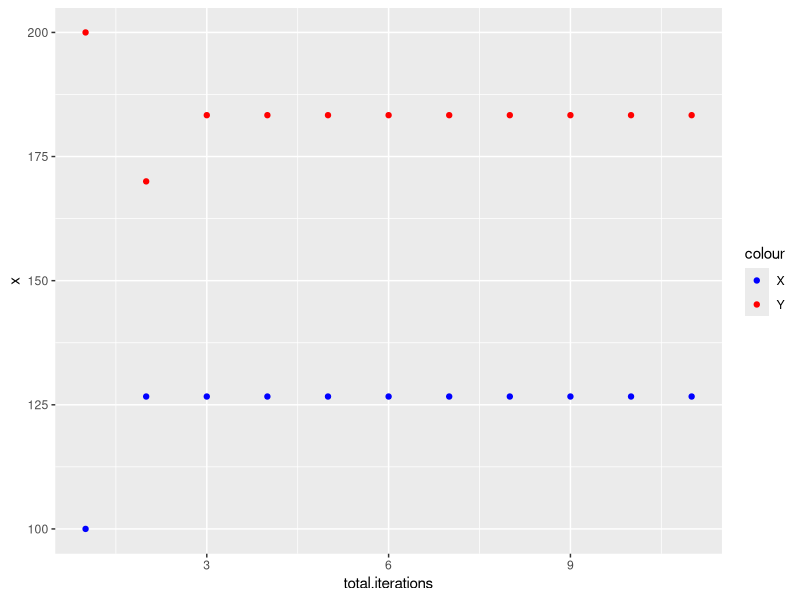
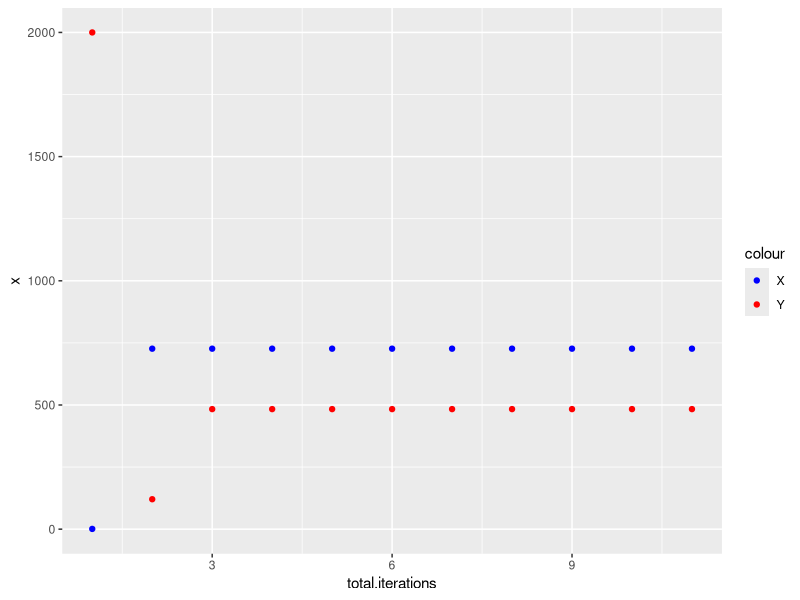
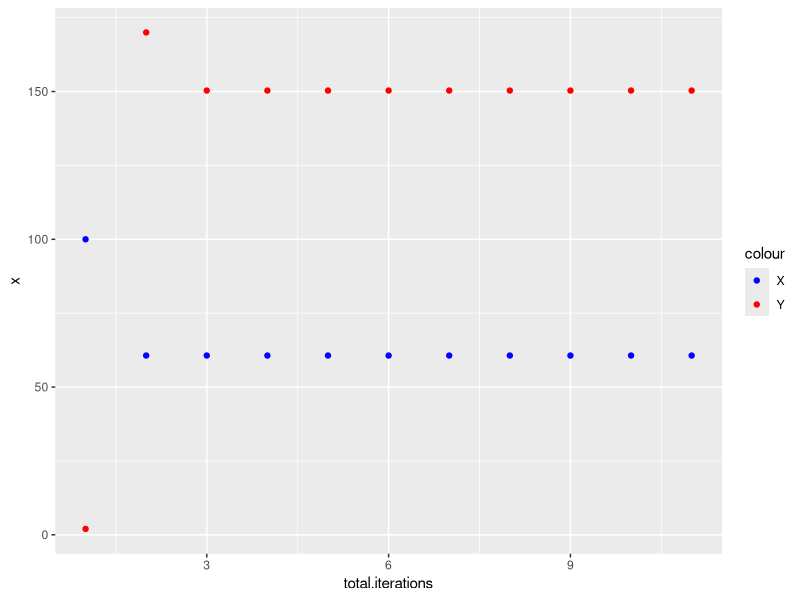
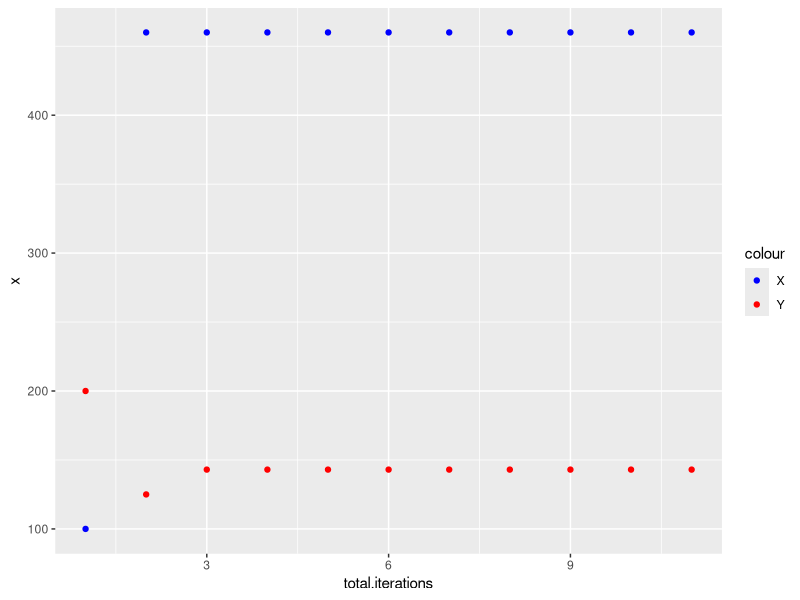
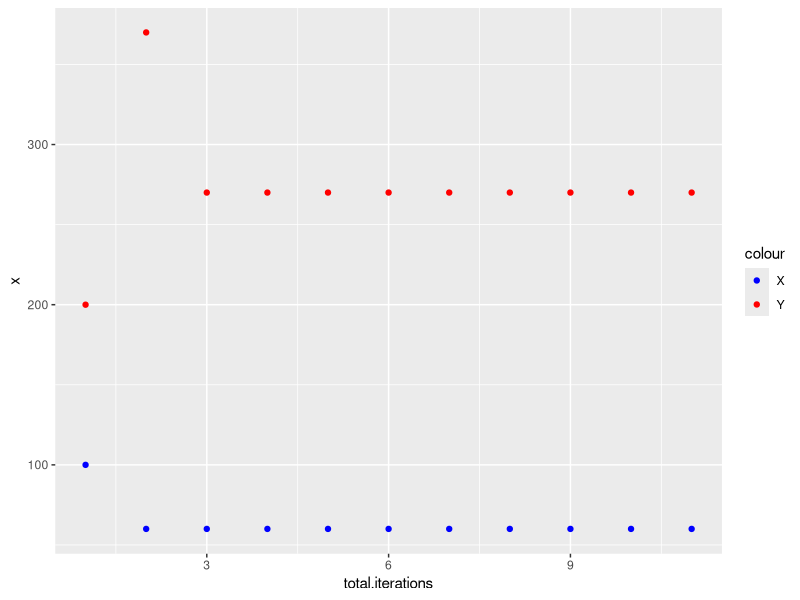

Write the R code that produced these figures, in order.
## ---- chunk 1
library(ggplot2)
## ---- chunk 2
y.func <- function(x){return(120 + 0.5 * x)}
x.func <- function(y){return(60 + (1/3) * y)}
## ---- chunk 3
iterations = 10

x = 100
y = 200
## ---- chunk 4

for  (i in 1:iterations){
  y.new <- y.func(x[i])
  y <- c(y, y.new)
  
  x.new <- x.func(y[1])
  x <- c(x, x.new)
}
## ---- chunk 5
total.iterations <- 1:(iterations + 1)
results.set.2 <- as.data.frame(cbind(total.iterations, x, y))
## ---- chunk 6
ggplot(data = results.set.2) + 
  geom_point(aes(x = total.iterations, y = x, color = "X")) + 
  geom_point(aes(x = total.iterations, y = y, color = "Y")) + 
  scale_color_manual(values = c("X" = "blue","Y" = "red"))
## ---- chunk 7
iterations = 10

x = 1
y = 2000
## ---- chunk 8

for  (i in 1:iterations){
  y.new <- y.func(x[i])
  y <- c(y, y.new)
  
  x.new <- x.func(y[1])
  x <- c(x, x.new)
}
## ---- chunk 9
total.iterations <- 1:(iterations + 1)
results.set.2 <- as.data.frame(cbind(total.iterations, x, y))
## ---- chunk 10
ggplot(data = results.set.2) + 
  geom_point(aes(x = total.iterations, y = x, color = "X")) + 
  geom_point(aes(x = total.iterations, y = y, color = "Y")) + 
  scale_color_manual(values = c("X" = "blue","Y" = "red"))
## ---- chunk 11
iterations = 10

x = 100
y = 2
## ---- chunk 12

for  (i in 1:iterations){
  y.new <- y.func(x[i])
  y <- c(y, y.new)
  
  x.new <- x.func(y[1])
  x <- c(x, x.new)
}
## ---- chunk 13
total.iterations <- 1:(iterations + 1)
results.set.2 <- as.data.frame(cbind(total.iterations, x, y))
## ---- chunk 14
ggplot(data = results.set.2) + 
  geom_point(aes(x = total.iterations, y = x, color = "X")) + 
  geom_point(aes(x = total.iterations, y = y, color = "Y")) + 
  scale_color_manual(values = c("X" = "blue","Y" = "red"))
## ---- chunk 15
y.func <- function(x){return(120 + 0.05 * x)}
x.func <- function(y){return(60 + (2) * y)}
## ---- chunk 16
iterations = 10

x = 100
y = 200
## ---- chunk 17

for  (i in 1:iterations){
  y.new <- y.func(x[i])
  y <- c(y, y.new)
  
  x.new <- x.func(y[1])
  x <- c(x, x.new)
}
## ---- chunk 18
total.iterations <- 1:(iterations + 1)
results.set.2 <- as.data.frame(cbind(total.iterations, x, y))
## ---- chunk 19
ggplot(data = results.set.2) + 
  geom_point(aes(x = total.iterations, y = x, color = "X")) + 
  geom_point(aes(x = total.iterations, y = y, color = "Y")) + 
  scale_color_manual(values = c("X" = "blue","Y" = "red"))
## ---- chunk 20
y.func <- function(x){return(120 + 2.5 * x)}
x.func <- function(y){return(60 + (1/33333) * y)}
## ---- chunk 21
iterations = 10

x = 100
y = 200
## ---- chunk 22

for  (i in 1:iterations){
  y.new <- y.func(x[i])
  y <- c(y, y.new)
  
  x.new <- x.func(y[1])
  x <- c(x, x.new)
}
## ---- chunk 23
total.iterations <- 1:(iterations + 1)
results.set.2 <- as.data.frame(cbind(total.iterations, x, y))
## ---- chunk 24
ggplot(data = results.set.2) + 
  geom_point(aes(x = total.iterations, y = x, color = "X")) + 
  geom_point(aes(x = total.iterations, y = y, color = "Y")) + 
  scale_color_manual(values = c("X" = "blue","Y" = "red"))
